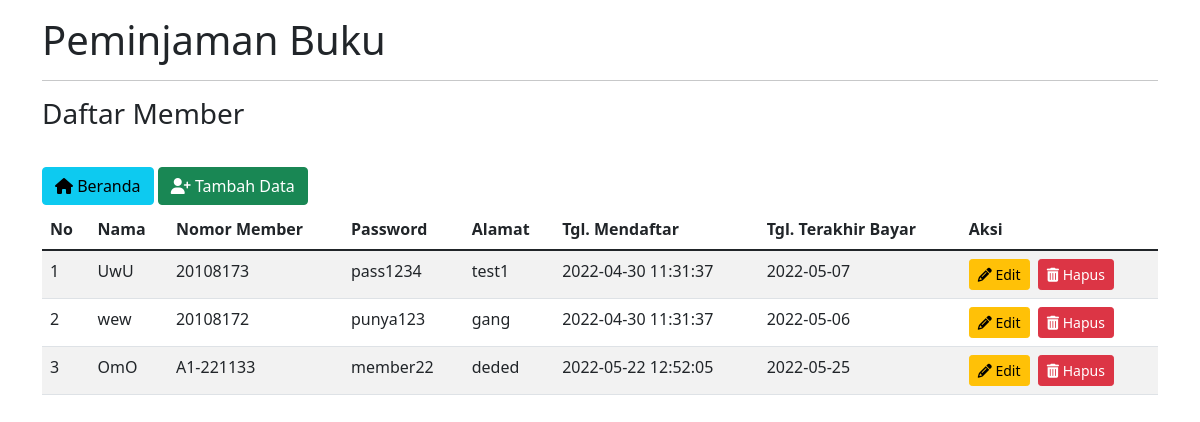
Screenshot of /Member.php (signed in) with the database file from the repository.
### tables this page shows
CREATE TABLE `member` (
  `id_member` int(11) NOT NULL,
  `nama_member` varchar(250) DEFAULT NULL,
  `nomor_member` varchar(15) DEFAULT NULL,
  `password` varchar(45) NOT NULL,
  `alamat` text DEFAULT NULL,
  `tgl_mendaftar` datetime DEFAULT NULL,
  `tgl_terakhir_bayar` date DEFAULT NULL
);

### Model.php (called while the page is built, shortened)
<?php
class Model
{
    public function getMember()
    {
        $sql = "SELECT * FROM member";
        $result = mysqli_query($GLOBALS['koneksi'], $sql);
        return $result;
    }
}
?>

### Member.php (the view, shortened to what this page needs)
<?php
require "Model.php";
$no = 1;
$member = new Model();
$result = $member->getMember();
if (isset($_SESSION['nomor_member'])) :
?>
    <!DOCTYPE html>
    <html lang="en">
    <head>
        <link href="https://cdn.jsdelivr.net/npm/bootstrap@5.1.3/dist/css/bootstrap.min.css" rel="stylesheet">
    </head>
    <body>
        <div class="container">
            <div class="row">
                <div class="col-md-12 py-3">
                    <h1>Peminjaman Buku</h1>
                    <hr>
                    <h3>Daftar Member</h3></br>
                    <a class="btn btn-info my-1" href='Dashboard.php'"><i class=" fa fa-home"></i> Beranda</a>
                    <a class="btn btn-success my-1" href='FormMember.php'"><i class=" fa fa-user-plus"></i> Tambah Data</a>
                    <table class="table table-striped">
                        <thead>
                            <tr>
                                <th>No</th>
                                <th>Nama</th>
                                <th>Nomor Member</th>
                                <th>Password</th>
                                <th>Alamat</th>
                                <th>Tgl. Mendaftar</th>
                                <th>Tgl. Terakhir Bayar</th>
                                <th>Aksi</th>
                            </tr>
                        </thead>
                        <tbody>
                            <?php while ($row = mysqli_fetch_assoc($result)) { ?>
                                <tr>
                                    <td><?= $no++ ?></td>
                                    <td><?= $row['nama_member'] ?></td>
                                    <td><?= $row['nomor_member'] ?></td>
                                    <td><?= $row['password'] ?></td>
                                    <td><?= $row['alamat'] ?></td>
                                    <td><?= $row['tgl_mendaftar'] ?></td>
                                    <td><?= $row['tgl_terakhir_bayar'] ?></td>
                                    <td>
                                        <a href="FormMember.php?id_member=<?= $row['id_member']; ?>" class='btn btn-warning btn-sm ml-2'><i class="fa fa-pencil"></i> Edit</a>&nbsp;
                                        <a href="javascript:confirmDelete('Member.php?id_member=<?= $row['id_member']; ?>')" class='btn btn-danger btn-sm ml-2'><i class="fa fa-trash"></i> Hapus</a>
                                    </td>
                                </tr>
                            <?php
                            }
                            ?>
                        </tbody>
                    </table>
                </div>
            </div>
        </div>
    </body>
    </html>
<?php
else :
    header("Location: ErrorPage.php");
endif;
?>

### rows the page displays
member: nama_member "UwU", nomor_member "20108173", password "pass1234", alamat "test1", tgl_mendaftar "2022-04-30 11:31:37", tgl_terakhir_bayar "2022-05-07"
member: nama_member "wew", nomor_member "20108172", password "punya123", alamat "gang", tgl_mendaftar "2022-04-30 11:31:37", tgl_terakhir_bayar "2022-05-06"
member: nama_member "OmO", nomor_member "A1-221133", password "member22", alamat "deded", tgl_mendaftar "2022-05-22 12:52:05", tgl_terakhir_bayar "2022-05-25"
